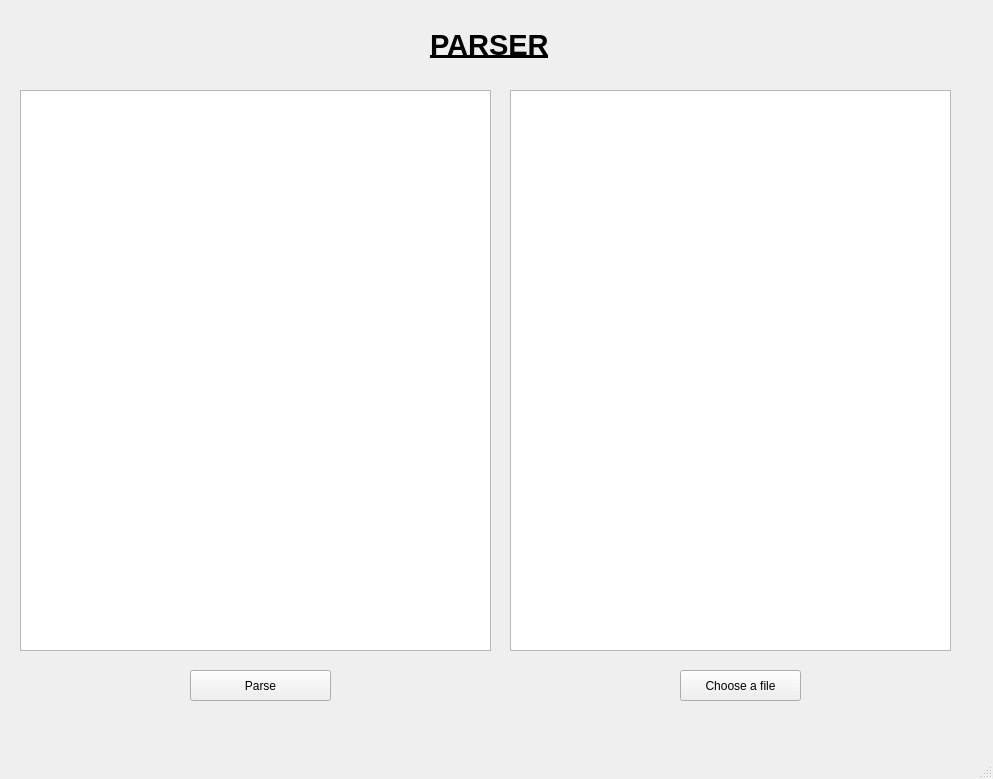
<?xml version="1.0" encoding="UTF-8"?>
<ui version="4.0">
 <class>MainWindow</class>
 <widget class="QMainWindow" name="MainWindow">
  <property name="geometry">
   <rect>
    <x>0</x>
    <y>0</y>
    <width>993</width>
    <height>779</height>
   </rect>
  </property>
  <property name="windowTitle">
   <string>MainWindow</string>
  </property>
  <widget class="QWidget" name="centralwidget">
   <widget class="QTextBrowser" name="textBrowser">
    <property name="geometry">
     <rect>
      <x>20</x>
      <y>90</y>
      <width>471</width>
      <height>561</height>
     </rect>
    </property>
   </widget>
   <widget class="QPushButton" name="pushButton">
    <property name="geometry">
     <rect>
      <x>190</x>
      <y>670</y>
      <width>141</width>
      <height>31</height>
     </rect>
    </property>
    <property name="text">
     <string>Parse</string>
    </property>
   </widget>
   <widget class="QTextEdit" name="textEdit">
    <property name="geometry">
     <rect>
      <x>510</x>
      <y>90</y>
      <width>441</width>
      <height>561</height>
     </rect>
    </property>
   </widget>
   <widget class="QPushButton" name="pushButton_2">
    <property name="geometry">
     <rect>
      <x>680</x>
      <y>670</y>
      <width>121</width>
      <height>31</height>
     </rect>
    </property>
    <property name="text">
     <string>Choose a file</string>
    </property>
   </widget>
   <widget class="QLabel" name="label">
    <property name="geometry">
     <rect>
      <x>430</x>
      <y>20</y>
      <width>161</width>
      <height>51</height>
     </rect>
    </property>
    <property name="text">
     <string>&lt;html&gt;&lt;head/&gt;&lt;body&gt;&lt;p&gt;&lt;span style=&quot; font-size:22pt; font-weight:700; text-decoration: underline;&quot;&gt;PARSER&lt;/span&gt;&lt;/p&gt;&lt;/body&gt;&lt;/html&gt;</string>
    </property>
   </widget>
  </widget>
  <widget class="QMenuBar" name="menubar">
   <property name="geometry">
    <rect>
     <x>0</x>
     <y>0</y>
     <width>993</width>
     <height>25</height>
    </rect>
   </property>
  </widget>
  <widget class="QStatusBar" name="statusbar"/>
 </widget>
 <resources/>
 <connections/>
</ui>
